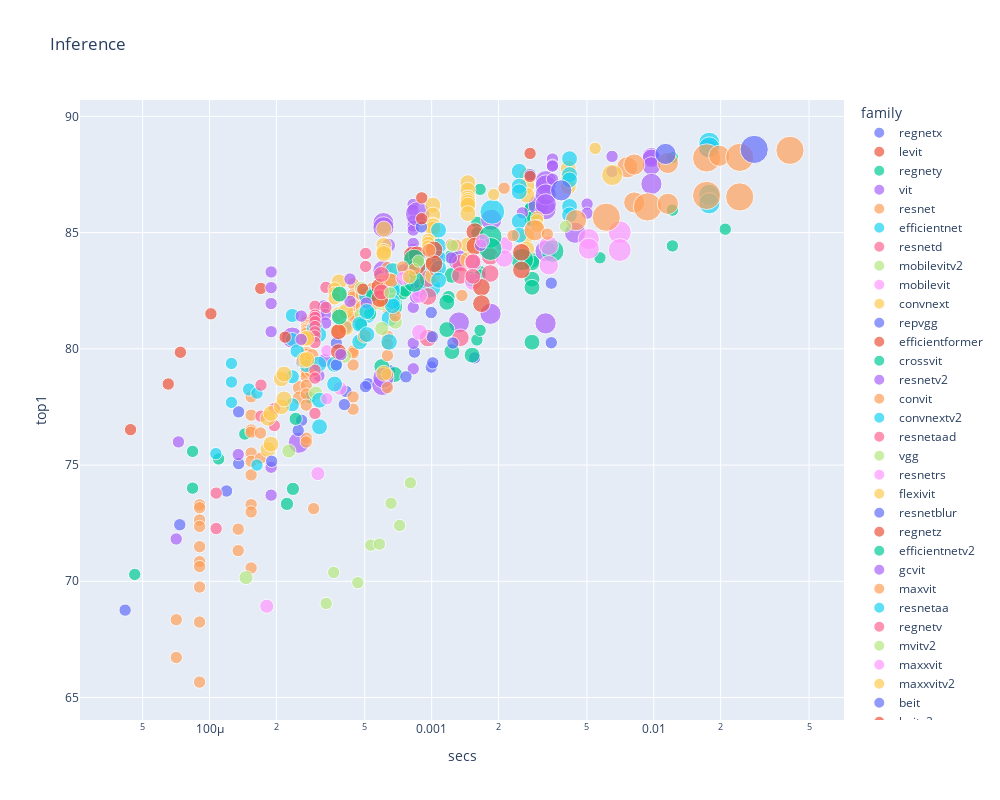

The notebook cell this image was saved under:
### Code cell
show_all(df, 'Inference', 'infer_img_size')
